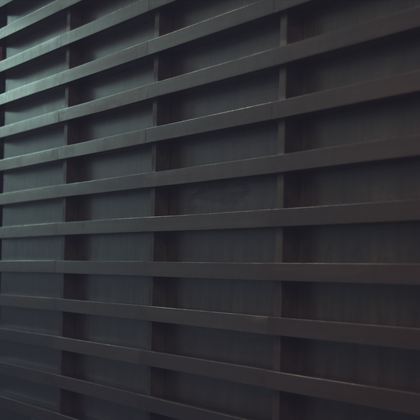
%> input picture 22-demosaicking-algorithms/general_functions/woodwall_0.png, 420 x 420 px, shrunk from 1024 x 1024 before the run; the run also reads 2 pictures not shown here
$ octave Run_NPD.m   (GNU Octave 9; MATLAB toolbox functions it lacks are replaced by stand-ins)
%> lines starting %> are read from the running program, lines starting %| are printed output that depends on the picture; in (x1, y1, x2, y2) boxes, pixels count from 0 and x2, y2 are one past the last pixel; in counts of white or black regions, pixels touching at a corner belong together; the program's own positions count from 1
### 22-demosaicking-algorithms/general_functions/normalize2D.m
% This function normalizes a 2D matrix I0 to a 0-1 2D matrix I.
%
function I=normalize2D(I0)

I0=double(I0);
MAX=max(max(I0));
MIN=min(min(I0));
delta=MAX-MIN;

[r,c]=size(I0);
I=zeros(r,c);
for i=1:r
    for j=1:c
     I(i,j)=((I0(i,j)-MIN)./delta);
    end
end

end

### 22-demosaicking-algorithms/general_functions/calculateStokes.m
% This function calculates the 5 polarization parameters of the pixel.
%
% Output parameters:
%  5 polarization parameters: s0,s1,s2,DOLP,AOLP
%
% Input parameters:
%  4 intensity parameters of the pixel: i0,i45,i90,i135
%
function [s0,s1,s2,DOLP,AOLP] = calculateStokes(i0,i45,i90,i135)

% i0,i45,i90,i135: 0~1;
% make sure S0: 0~1, S1: -1~1, S2: -1~1
s0 = 0.5*(i0 + i45 + i90 + i135);
s0 = s0/2;
s1 = i0 - i90;
s2 = i45 - i135;

% make sure DOLP: 0~1
DOLP = sqrt(s1.*s1 + s2.*s2)./(s0);
DOLP(DOLP>1) = 1;
DOLP(DOLP<0) = 0;
DOLP(isnan(DOLP)) = 0;
DOLP(isinf(DOLP)) = 1;

% make sure AOLP: 0~1
AOLP = (1/2) * atan2(s2,s1);
AOLP = AOLP * 180 / pi;
AOLP = mod(AOLP,180)/180.0;

 if max(i0(:)) > 255 || max(i45(:)) > 255 || max(i90(:)) > 255 || max(i135(:)) > 255
    s1 = (s1 + 65535)/131070;
    s2 = (s2 + 65535)/131070;
 elseif max(i0(:) < 1) || max(i45(:) < 1) || max(i90(:) < 1) || max(i135(:) < 1)
    s1 = (s1 + 1)/2;
    s2 = (s2 + 1)/2;
 else
    s1 = (s1 + 255)/510;
    s2 = (s2 + 255)/510;
 end

end

### 22-demosaicking-algorithms/Newton's polynomial and difference (NPD)/Run_NPD.m
%% Describe:
% This code shows the algorithm's demosaicing ability intuitively.
% It will mosaic a ground-truth scenario first, demosaic it with the
%   specific algorithm discussed in this folder, and then compare
%   the polarization parameters before and after demosaicing.
% It will use subjective and objective indicators to describe the demosaicing
%   performance.
%
%% Note:
% Make sure to put this code and the 'general_functions' folder in the
%   same folder.
%
%% Input:
% 4 RGB polarization images from the scenario 'woodwall'.
%
%% Output:
% 5 figures: showing 9 pairs of ground-truth and demosaiced polarization-
%   parameter images, including I0, I45, I90, I135, S0, S1, S2, DOLP and AOLP.
% A 'result' excel: PSNRs of these 9 pairs of images.


%% PRE
clc
close all;
clear all;
% add functions folder
addpath('general_functions');
% Result folder
if exist('Results') == 0
    mkdir('Results')
end
tic
% read polarization images from database (4 RGB pics)
I0 = double(imread('woodwall_0.png'));
I45 = double(imread('woodwall_45.png'));
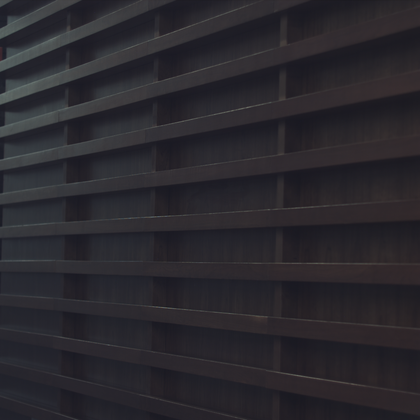
%> input picture 22-demosaicking-algorithms/general_functions/woodwall_45.png, 420 x 420 px, shrunk from 1024 x 1024 before the run
I90 = double(imread('woodwall_90.png'));
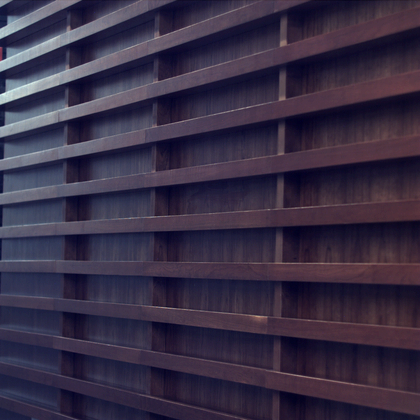
%> I90: size 420x420x3 double; mean R, G, B 40.4, 37.9, 44; mean of the top-left, top-right, bottom-left and bottom-right quarters 45.3, 39.1, 40.2, 38.4; drawn with min black and max white
I135 = double(imread('woodwall_135.png'));
% abstract monochrome polarization image by green channel: origin
I0 = normalize2D(I0(:,:,2));
%> in normalize2D, `MAX=max(max(I0));`: MAX = 199
%> in normalize2D, `MIN=min(min(I0));`: MIN = 24
%> in normalize2D, `delta=MAX-MIN;`: delta = 175
%> after the loop in normalize2D, `for i=1:r`:
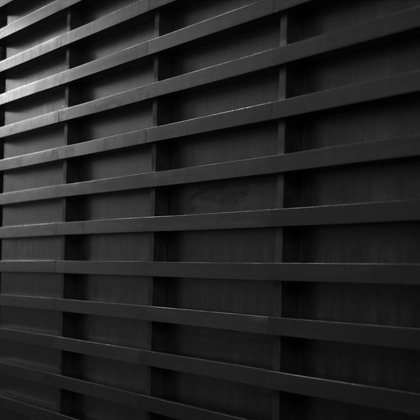
%> I: size 420x420 double; min 0, max 1, mean 0.147
I45 = normalize2D(I45(:,:,2));
I90 = normalize2D(I90(:,:,2));
I135 = normalize2D(I135(:,:,2));
origin = cat(3,I0,I45,I90,I135);
%% caculate Stokes parameters of Origin Image
[S0,S1,S2,DOLP,AOLP] = calculateStokes(I0,I45,I90,I135);
%> in calculateStokes, `DOLP(DOLP>1) = 1;`:
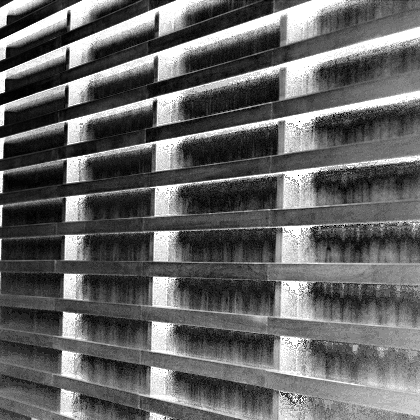
%> DOLP: size 420x420 double; 0% of the values are NaN or infinite; the others: min 0, max 1, mean 0.396; drawn with min black, max white, NaN and infinite black
%> in calculateStokes, `DOLP(isnan(DOLP)) = 0;`: DOLP: size 420x420 double; under 0.01% of pixels changed, all inside (x1, y1, x2, y2) = (298, 121, 300, 176)


%% set mosaic pattern: mask
% 0 45
% 90 135
r = size(I0,1);
%> r = 420
c = size(I0,2);
%> c = 420
mask = [];
for i = 1:2
    for j = 1:2
        temp_mask = zeros(r,c);
        temp_mask(i:2:end,j:2:end) = 1;
        mask = cat(3,mask,temp_mask);
    end
end
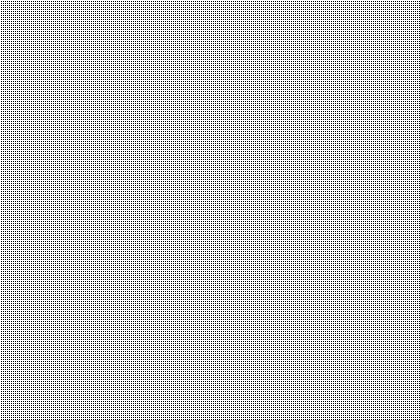
%> mask: size 420x420x4 double; mean R, G, B, A 0.25, 0.25, 0.25, 0.25; transparent parts drawn white
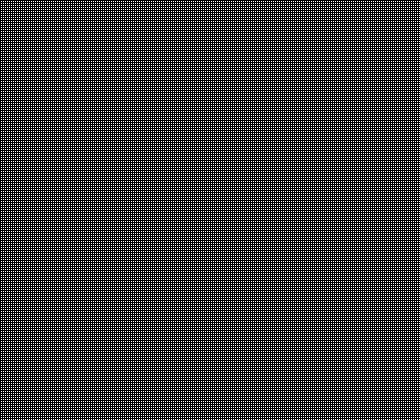
%> temp_mask: size 420x420 double; values 0 (black) and 1 (white), 25% white in thin lines or dots
mask_0 = mask(:,:,1);
mask_45 = mask(:,:,2);
mask_90 = mask(:,:,3);
mask_135 = mask(:,:,4);
%% make the Mosaic Image: mosaic
mosaic(:,:,1) = origin(:,:,1) .* mask_0;
mosaic(:,:,2) = origin(:,:,2) .* mask_45;
mosaic(:,:,3) = origin(:,:,3) .* mask_90;
%> mosaic: size 420x420x3 double
mosaic(:,:,4) = origin(:,:,4) .* mask_135;
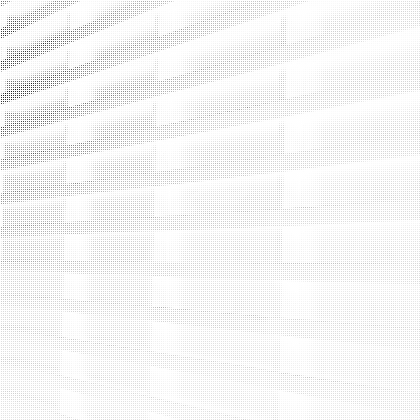
%> mosaic: size 420x420x4 double; mean R, G, B, A 0.0369, 0.0434, 0.0461, 0.0385; transparent parts drawn white


%% get the Demosaic Image: demosaic (I0_d,I45_d,I90_d,I135_d)
I=sum(mosaic,3);
%> (the run ends here)
